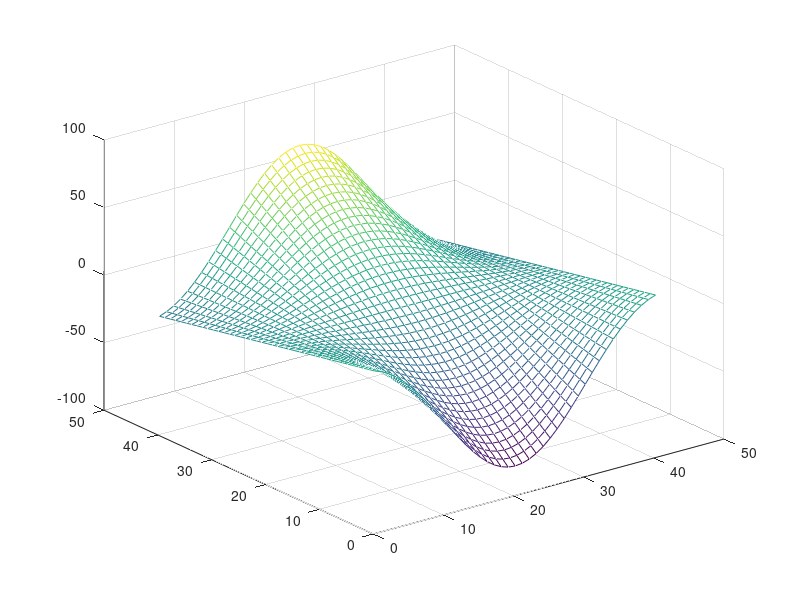

Reproduce this figure in MATLAB. (Note: this script raises an error after producing the figure.)
%% Aditi Joshi
% 200121022 
% Modified Newton Raphson Method to accomodate multiplicity
% Solving system of non-linear equations using Newton Raphson Method
%% Problem 1
%  The equation $(x − 1.1)^2 *(x + 1) = 0$ has a double root at ξ = 1.1. 
% Write a program to compute an approximate root to ξ by using the standard Newton’s formula as well as
% the modified Newton’s formula. Determine the order of convergence numerically for both the cases. 
% Compute the order of convergence with the formula 
% $p = log10 ( |en+2| / |en+1| )/ log10 ( |en+1| / |en| )$ , n = 0, 1, 2, .
% where en = ξ − xn. Take TOL = 10−3 and x0 = 1.
%% Plotting the function

% x = -2:0.01:3;
% y = (x+1).*(x-1.1).^2;
% 
% plot(x, y)
% title('Plotting (x+1)*(x-1.1)^2')
% xlabel('X')
% ylabel('f(x)')
%% Newton Raphson Method

% defining the function and derivative of function

f = @(x) (x+1)*(x-1.1)^2;
f_prime = @(x) 3*(x-1.1)*(x+0.3);

iter = 0; % initializing iterations
max_iter = 100; % setting limit on iterations
tol = 0.001; % declaring tolerance
x0 = 1; % initial value for root
x1 = x0 - (f(x0)/f_prime(x0)); % better approximated root
x2 = x1 - (f(x1)/f_prime(x1)); % next approximation for calculating order of convergence

order = log10(abs((1.1 - x2)/(1.1 - x1)))/log10(abs((1.1 - x1)/(1.1 - x0))); % order of convergence

fprintf("Newton Raphson Method\n\nIteration\tNewton-Raphson Method\tOrder of Convergence\n")
fprintf('\n%d\t\t\t%5d\t\t\t%5d\n', iter+1, x1, order)

while abs(x1 - x0) > tol % while error is more than tolerance
    if iter < max_iter % if number of iterations less than max iterations
        x0 = x1; % x0 -> x1
        x1 = x0 - (f(x0)/f_prime(x0)); % better approximation
        x2 = x1 - (f(x1)/f_prime(x1)); % next approximation for calculating order of convergence
        order = log10(abs((1.1 - x2)/(1.1 - x1)))/log10(abs((1.1 - x1)/(1.1 - x0))); % order of convergence
        iter = iter + 1; % increase number of iterations
    end
    fprintf('\n%d\t\t\t%5d\t\t\t%5d\n', iter+1, x1, order) % printing results
end

fprintf("\nNumber of Iterations for Newton Raphson Method are %d.\n\n", iter+1)
%% Modified Newton Raphson Method

% The multiplicity of root(m) is 2

f = @(x) (x+1)*(x-1.1)^2;
f_prime = @(x) 3*(x-1.1)*(x+0.3);

iter = 0;
max_iter = 100;
tol = 0.001;
m = 2; % multiplicity of the root
x0 = 1; % initial aproximation of the double root
x1 = x0 - m*(f(x0)/f_prime(x0)); % modified Newton Raphson Method
x2 = x1 - m*(f(x1)/f_prime(x1)); % modified Newton Raphson Method

order = log10(abs((1.1 - x2)/(1.1 - x1)))/log10(abs((1.1 - x1)/(1.1 - x0))); % order of convergence

fprintf("Modified Newton Raphson Method\n\nIteration\tNewton-Raphson Method\tOrder of Convergence\n")
fprintf('\n%d\t\t\t%5d\t\t\t%5d\n', iter+1, x1, order)

while abs(x1 - x0) > tol
    if iter < max_iter
        x0 = x1;
        x1 = x0 - m*(f(x0)/f_prime(x0));
        x2 = x1 - m*(f(x1)/f_prime(x1));
        if x2 ~= 1.1
            order = log10(abs((1.1 - x2)/(1.1 - x1)))/log10(abs((1.1 - x1)/(1.1 - x0)));
        end        
        iter = iter + 1;
    end
    fprintf('\n%d\t\t\t%5d\t\t\t%d\n', iter+1, x1, order)
end

fprintf("\nNumber of Iterations for Modified Newton Raphson Method are %d.\n\n", iter+1)
%% Systems of Non Linear Equations

% Write a MATLAB program to compute an approximate solution of the following nonlinear
% system
% f1(x1, x2) := sin(x1x2) + x1 − x2 = 0,
% f2(x1, x2) := x2 cos(x1x2) + 1 = 0,
% using Newton’s method. Take the starting value [x01, x02] = [1, 2] and use stopping criteria for
% accepting the solution is TOL = 10−3.

%% Plotting the function 

[x, y] = meshgrid(-2:0.1:2);

z1 = sin(x.*y) + x - y;
z2 = y*cos(x.*y) + 1;
surfl(z1)
shading interp

mesh(z2)

%% Solving System of Non Linear Equations

x0 = [1;2]; % initial approximation for root
X1 = [0;0]; % declaring next approximation
iter = 1;
tol = 0.001; % tolerance
h = ones(2, 1); % correction vector

fprintf('Solving Non Linear Systems of Equations\n');
fprintf('\nIteration\tx1\t\t\t\t\tx2\t\t\t\t\tf1(x1,x2)\t\t\tf2(x1,x2)\n');
fprintf('\n%d\t\t\t%d\t\t\t\t\t%d\t\t\t\t\t%d\t\t\t\t\t%d\n\n',iter, x0(1), x0(2), f1(0, 0), f2(0, 0));

while abs(h(1)) + abs(h(2)) > tol
    % defining the Jacobian
    J = [df1_by_dx1(x0(1), x0(2)) df1_by_dx2(x0(1), x0(2)); df2_by_dx1(x0(1), x0(2)) df2_by_dx2(x0(1), x0(2))]; 
    F = [f1(x0(1), x0(2)); f2(x0(1), x0(2))]; % function vector
    h = - J \ F; % correction vector
    X1 = x0 + h; % better approximation
    x0 = X1; % x0 -> x1
    iter = iter+1; % step counter
    
    fprintf('%d\t\t\t%d\t\t%d\t\t%d\t\t%d\n\n',iter, X1(1), X1(2), f1(X1(1), X1(2)), f1(X1(1), X1(2)));
end

% defining functions

function f_1 = f1(x1, x2)
    f_1 = sin(x1*x2) + x1 - x2;
end

function f = f2(x1, x2)
    f = x2 * cos(x1 * x2) + 1;
end

function df1x1 = df1_by_dx1(x1, x2)
    df1x1 = sin(x1*x2) + x1 - x2;
end

function df1x2 = df1_by_dx2(x1, x2)
    df1x2 = x1*cos(x1*x2) - 1;
end

function df2x1 = df2_by_dx1(x1, x2)
    df2x1 = - sin(x1 * x2) * x2^2;
end

function df2x2 = df2_by_dx2(x1, x2)
    df2x2 = cos(x1*x2) - sin(x1 * x2) * x1 * x2;
end